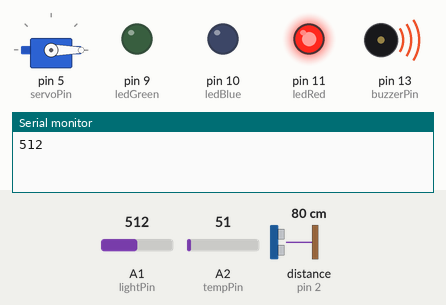
A sketch run on a simulated Arduino Uno, built with avr-gcc and run on an emulated ATmega328P. Parts: servo, output pins drawn as LEDs (lit = HIGH), buzzer (waves = sounding), the last lines printed to the serial monitor. Wiring (inferred from the names in the program): ultrasonic range finder: trigger pin 3; echo pin 2. Dashed ring = blinking. Inputs (shaded band) come from the test bench; at power-on: A1 (lightPin) = 512, distance to the obstacle (sensor on pin 2) 80 cm, A2 (tempPin) = 51. The echo pulse lasts 58.3 µs per cm; pins used as bus, display or sensor lines are not drawn.

Above: at 2.8 s.
2.9 s: A1 (lightPin) set to 487
At 4.8 s:
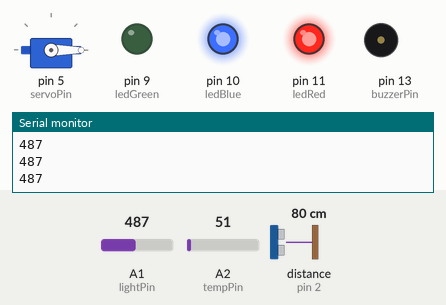
5.6 s: distance to the obstacle (sensor on pin 2) set to 23 cm
8.3 s: distance to the obstacle (sensor on pin 2) set to 18 cm
At 8.47 s:
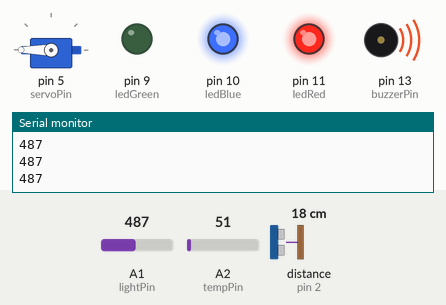
11.8 s: A1 (lightPin) set to 510
At 14.2 s:
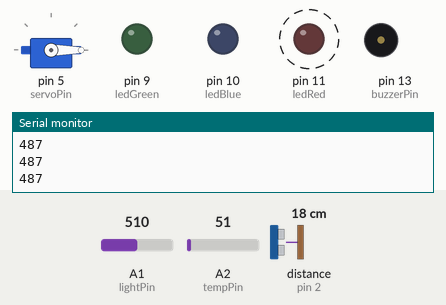
18.0 s: A1 (lightPin) set to 490
At 18.7 s:
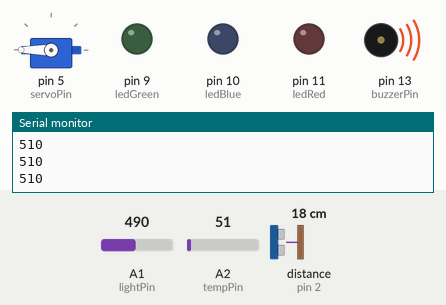
21.5 s: A1 (lightPin) set to 511
At 24.4 s:
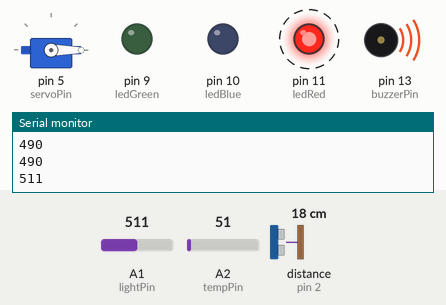
Timing chart, 0 to 28.9 s (numbered marks = the images above; inputs shaded):
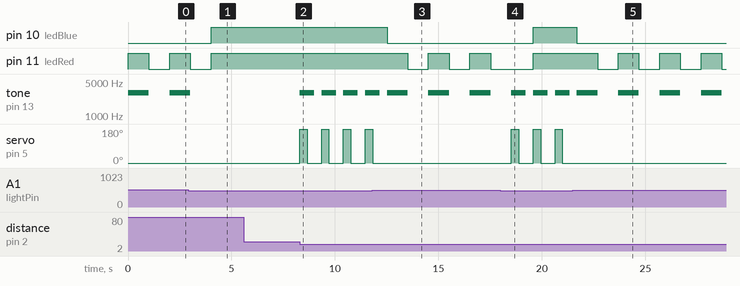

Measured:
- the behaviour switches between 501 and 500 on A1 (lightPin) (found by bisection; images 0 and 1)
- the behaviour switches between 21 and 20 cm on distance to the obstacle (sensor on pin 2) (found by bisection; images 1 and 2)
- after the input at 2.9 s, pin 10 (ledBlue): LOW → HIGH after 1.1 s; pin 11 (ledRed): goes on until 4.0 s, then stays HIGH; tone on pin 13 (buzzerPin): goes on until 3.0 s, then stays silent
- after the input at 8.3 s, tone on pin 13 (buzzerPin): alternates 3000 Hz for 0.70 s and silent for 0.35 s, starting at once; servo on pin 5 (servoPin): alternates 180° for 0.35 s and 0° for 0.70 s, starting at once
- after the input at 11.8 s, pin 10 (ledBlue): HIGH → LOW after 0.72 s; pin 11 (ledRed): alternates HIGH for 1.0 s and LOW for 1.0 s, starting after 1.7 s; servo on pin 5 (servoPin): goes on until 11.8 s, then stays 0°
- after the input at 18.0 s, pin 10 (ledBlue): LOW → HIGH after 1.6 s; servo on pin 5 (servoPin): alternates 180° for 0.35 s and 0° for 0.70 s, starting after 0.53 s
- after the input at 21.5 s, pin 10 (ledBlue): HIGH → LOW after 0.19 s; pin 11 (ledRed): alternates HIGH for 1.0 s and LOW for 1.0 s, starting after 1.2 s; tone on pin 13 (buzzerPin): alternates 3000 Hz for 1.0 s and silent for 1.0 s, starting after 1.2 s; servo on pin 5 (servoPin): stops changing and stays 0°

The sketch:

arduinoCode.ino
```cpp
#include <Servo.h>
int echoPin=2;
int trigPin=3;
int buzzerPin=13;
int lightPin=A1;
int servoPin=5;
int ledRed=11;
int ledBlue=10;
int ledGreen=9;
int tempPin=A2;
int red = 0;
int blue=0;
int green=0;
long duration;
int distance=25;
Servo myservo;
int pos = 0;
int shadow=0;
int temp=0;
float mv;
float cel;

void setup()
{
  myservo.attach(servoPin);
  myservo.write(pos);
  pinMode(trigPin, OUTPUT);
  pinMode(echoPin, INPUT);
  pinMode(buzzerPin, OUTPUT);
  pinMode(lightPin, INPUT);
  pinMode(servoPin, OUTPUT);
  pinMode(ledRed, OUTPUT);
  pinMode(ledBlue, OUTPUT);
  pinMode(ledGreen, OUTPUT);
  Serial.begin(9600);
}

void colour(int r, int g, int b)
{
  red=r;
  green=g;
  blue=b;
}
void tempercheck() //Temperature to colour
  {
  temp=analogRead(tempPin);
   mv = ( temp/1024.0)*5000;
   cel = mv/10;
  if(cel>=40)
  {
    colour(0,255,255);
  }
  else if(cel>=30)
  {
   colour(0,0,255);
  }
  else if(cel<30)
  {
   colour(255,0,255);
  }
  }


  void distcheck()
          {
  digitalWrite(trigPin, LOW); //DISTANCE SENSOR START
  delay(2);
  digitalWrite(trigPin, HIGH);
  delayMicroseconds(10);
  digitalWrite(trigPin, LOW);
  duration = pulseIn(echoPin, HIGH);
  distance = duration * 0.034 / 2; // DISTANCE SENSOR END

          }

  void servosweep()
          {
            myservo.write(180);
            delay(350);
             myservo.write(0);
            delay(350);
          }
 void loop()
{ colour(0,0,0);


 shadow=analogRead(lightPin);
 if(shadow>500)
 {
   colour(0,0,0);
   analogWrite(ledRed,red);
   analogWrite(ledGreen,green);
   analogWrite(ledBlue,blue);
   tone(13,3000);
   digitalWrite(ledRed,HIGH);

   delay(1000);
   digitalWrite(ledRed,LOW);

   noTone(13);
   delay(1000);

 }
 distcheck();
 if(distance<20 && shadow<500)
 { tone(13,3000);
   servosweep();
   noTone(13);
   delay(350);
 }
 if(shadow<=500)
 { colour(0,0,0);
   tempercheck();
   analogWrite(ledRed,red);
   analogWrite(ledGreen,green);
   analogWrite(ledBlue,blue);

 }
 Serial.println(shadow);

}
```
